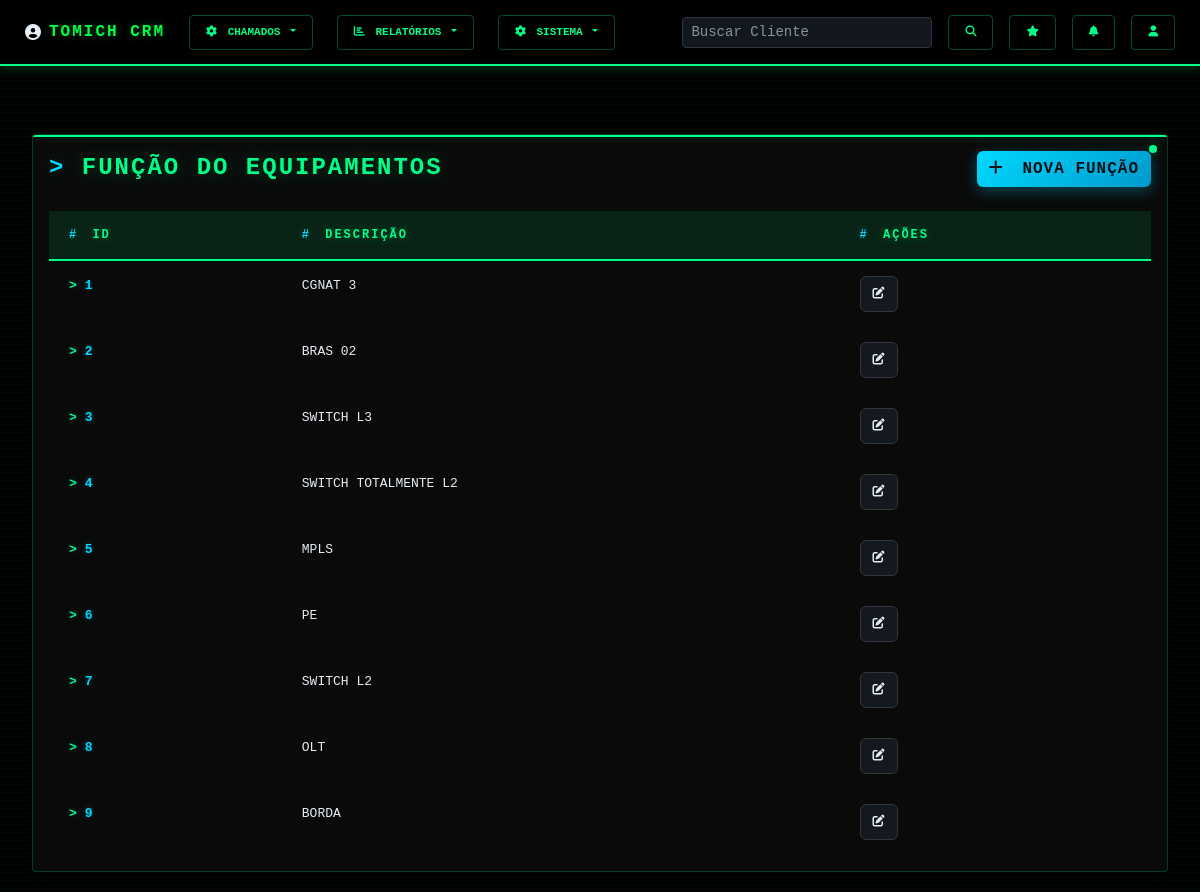
Before: /funcao_equipamento/listar (signed in) with the older database file.
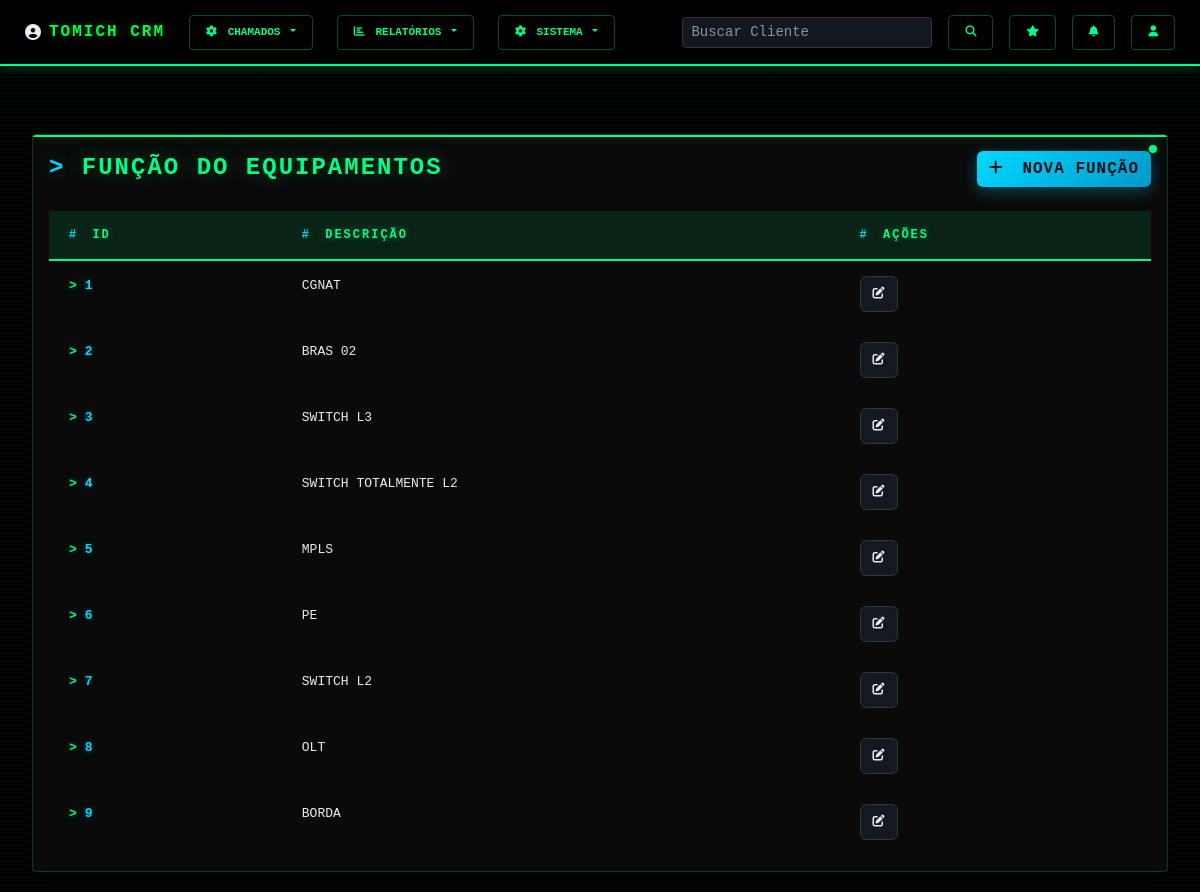
After: the same page with the newer database file.
### funcao_equipamento/models.py (models this page shows, shortened)
class Funcao_equipamento(models.Model):
    data_criacao = models.DateTimeField(auto_now_add=True)
    descricao = models.TextField(unique=True)

### funcao_equipamento/views.py (the view)
# urls.py: path('listar', views.listar_funcoes, name='listar_funcoes'),
@login_required(login_url='login')
def listar_funcoes(request):
    funcao_equipamentos = Funcao_equipamento.objects.all()
    return render(request, 'listar_funcao.html', {'funcao_equipamentos': funcao_equipamentos})

### funcao_equipamento/templates/listar_funcao.html (shortened to what this page needs)
{% extends "base.html" %}
{% load static %}
{% block content %}
<div class="main-content">
  <div class="container-fluid">
    <div class="row mt-5">
      <div class="col-12">
        <div class="card">
          <div class="card-body">
            <div class="d-flex justify-content-between align-items-center mb-4">
              <h4 class="mb-0">Função do Equipamentos</h4>
              <button class="btn btn-primary" data-bs-toggle="modal" data-bs-target="#cadastroModal">
                <i class="fas fa-plus me-2"></i> Nova Função
              </button>
            </div>
            <div class="table-responsive">
              <table class="table custom-table">
                <thead>
                  <tr>
                    <th>ID</th>
                    <th>Descrição</th>
                    <th>Ações</th>
                  </tr>
                </thead>
                <tbody>
                  {% for funcao in funcao_equipamentos %}
                  <tr>
                    <td>{{ funcao.id }}</td>
                    <td>{{ funcao.descricao }}</td>
                    <td>
                      <button
                        class="icon-btn btn-sm btn-editar"
                        data-bs-toggle="modal"
                        data-bs-target="#editarModal"
                        data-id="{{ funcao.id }}"
                        data-descricao="{{ funcao.descricao }}"
                      >
                        <i class="fas fa-edit"></i>
                      </button>
                    </td>
                  </tr>
                  {% endfor %}
                </tbody>
              </table>
            </div>
          </div>
        </div>
      </div>
    </div>
  </div>
</div>
{% endblock %}

Changed rows visible on the page:
changed Funcao_equipamento id 1: descricao "CGNAT 3" → "CGNAT"
